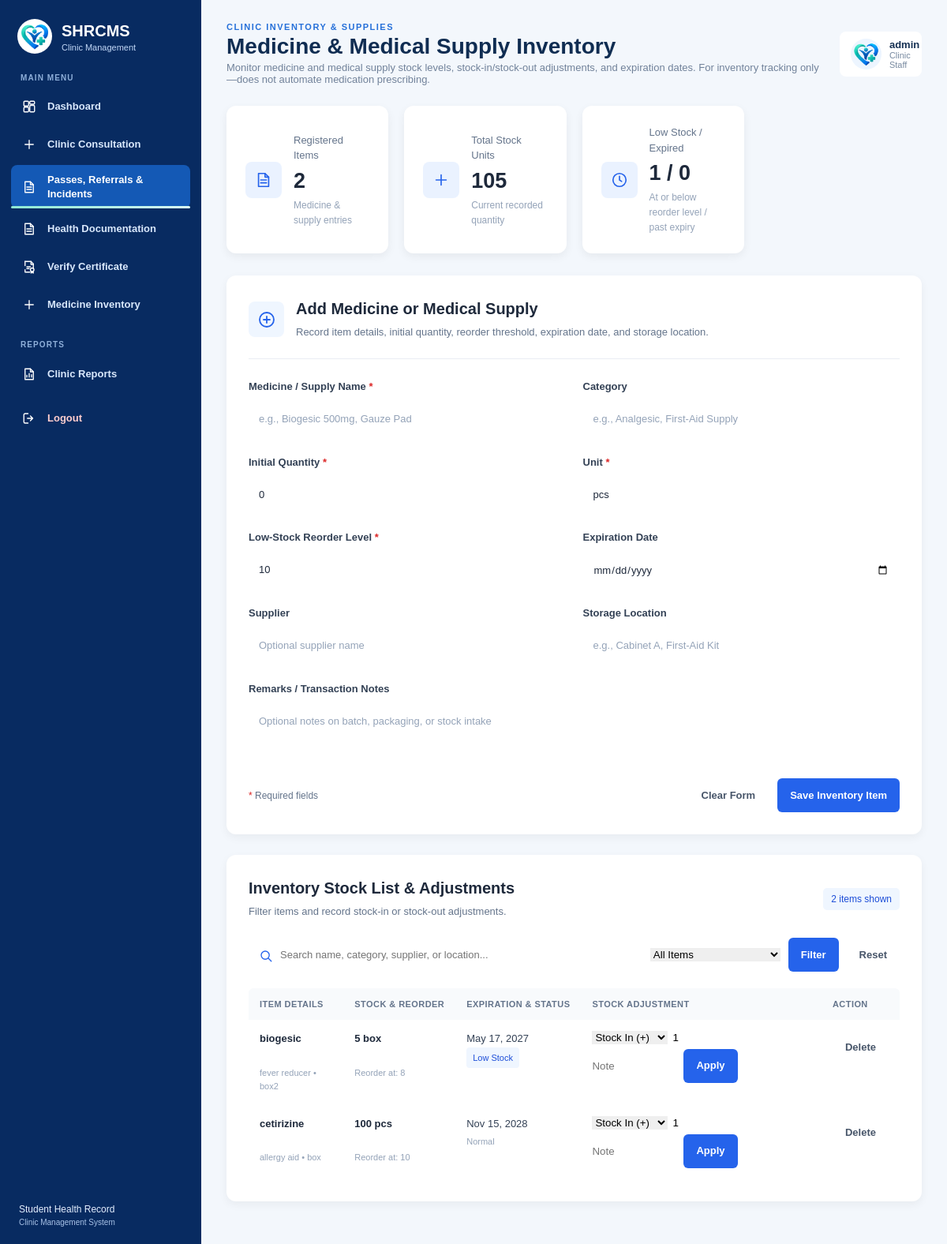
Page /php/Staff_Dashboard/medicine_inventory.php (signed in) on the committed database.
### tables this page shows
CREATE TABLE `medicine_inventory` (
  `id` int NOT NULL,
  `medicine_name` varchar(150) NOT NULL,
  `category` varchar(100) DEFAULT NULL,
  `quantity` int NOT NULL DEFAULT '0',
  `unit` varchar(50) NOT NULL DEFAULT 'pcs',
  `reorder_level` int NOT NULL DEFAULT '10',
  `expiration_date` date DEFAULT NULL,
  `supplier` varchar(150) DEFAULT NULL,
  `storage_location` varchar(150) DEFAULT NULL,
  `remarks` text,
  `created_at` timestamp NOT NULL DEFAULT CURRENT_TIMESTAMP,
  `updated_at` timestamp NOT NULL DEFAULT CURRENT_TIMESTAMP ON UPDATE CURRENT_TIMESTAMP
);

### php/Staff_Dashboard/medicine_inventory.php (the view, shortened to what this page needs)
<?php
require_once __DIR__ . '/../db.php';
$conn->set_charset('utf8mb4');
function e($value): string
{
    return htmlspecialchars((string)($value ?? ''), ENT_QUOTES, 'UTF-8');
}
$username = $_SESSION['admin_username'] ?? 'Clinic Staff';
$message = trim((string)($_GET['message'] ?? ''));
$search = trim((string)($_GET['search'] ?? ''));
$filterStatus = trim((string)($_GET['status'] ?? 'all'));
$stats = [
    'total_items' => 0,
    'total_units' => 0,
    'low_stock' => 0,
    'expired' => 0
];
$medicines = [];
try {
    $statRes = $conn->query(
        'SELECT
            COUNT(*) AS total_items,
            COALESCE(SUM(quantity), 0) AS total_units,
            COALESCE(SUM(CASE WHEN quantity <= reorder_level THEN 1 ELSE 0 END), 0) AS low_stock,
            COALESCE(SUM(CASE WHEN expiration_date IS NOT NULL AND expiration_date < CURDATE() THEN 1 ELSE 0 END), 0) AS expired
         FROM medicine_inventory'
    );
    $statRow = $statRes->fetch_assoc();
    $stats['total_items'] = (int)($statRow['total_items'] ?? 0);
    $stats['total_units'] = (int)($statRow['total_units'] ?? 0);
    $stats['low_stock'] = (int)($statRow['low_stock'] ?? 0);
    $stats['expired'] = (int)($statRow['expired'] ?? 0);
    $sql = 'SELECT * FROM medicine_inventory WHERE 1=1';
    $sql .= ' ORDER BY medicine_name ASC, id DESC';
    $stmt = $conn->prepare($sql);
    $stmt->execute();
    $result = $stmt->get_result();
    while ($row = $result->fetch_assoc()) {
        $medicines[] = $row;
    }
} catch (Throwable $ex) {
    error_log('Medicine load error: ' . $ex->getMessage());
    $message = $message ?: 'Unable to load medicine and supply inventory.';
    $messageType = 'error';
}
$todayStr = date('Y-m-d');
$soonLimitStr = date('Y-m-d', strtotime('+30 days'));
?>
<!DOCTYPE html>
<html lang="en">
<head>
    <link rel="stylesheet" href="../../css/style.css?v=20261114-icons">
    <link rel="stylesheet" href="../../css/staff-dashboard.css?v=20261115-staff-admin-alignment">
    <link rel="stylesheet" href="../../css/consultation.css?v=20261114-icons">
</head>
<body class="staff-dashboard-body">
    <aside class="staff-sidebar">
        <a href="staff_dashboard.php" class="staff-brand">
            <img src="../../image/logo2.png" alt="SHRCMS Logo">
            <div>
                <h2>SHRCMS</h2>
                <p>Clinic Management</p>
            </div>
        </a>
        <p class="sidebar-label">MAIN MENU</p>
        <nav class="staff-nav">
            <a href="staff_dashboard.php"><span><img class="ui-icon" src="../../image/icon-dashboard.svg" alt="" aria-hidden="true"></span> Dashboard</a>
            <a href="clinic_consultation.php"><span><img class="ui-icon" src="../../image/icon-medical.svg" alt="" aria-hidden="true"></span> Clinic Consultation</a>
            <a href="clinic_operations.php" class="active"><span><img class="ui-icon" src="../../image/icon-document.svg" alt="" aria-hidden="true"></span> Passes, Referrals &amp; Incidents</a>
            <a href="health_documentation.php"><span><img class="ui-icon" src="../../image/icon-document.svg" alt="" aria-hidden="true"></span> Health Documentation</a>
            <a href="scan_medical_certificate.php"><span><img class="ui-icon" src="../../image/icon-certificate.svg" alt="" aria-hidden="true"></span> Verify Certificate</a>
            <a href="medicine_inventory.php">
                <span><img class="ui-icon" src="../../image/icon-medical.svg" alt="" aria-hidden="true"></span> Medicine Inventory
            </a>
            <p class="sidebar-label">REPORTS</p>
            <a href="clinic_reports.php"><span><img class="ui-icon" src="../../image/icon-reports.svg" alt="" aria-hidden="true"></span> Clinic Reports</a>
            <a href="../logout.php" class="logout-link"><span><img class="ui-icon" src="../../image/icon-logout.svg" alt="" aria-hidden="true"></span> Logout</a>
        </nav>
        <div class="sidebar-bottom">
            <p>Student Health Record</p>
            <small>Clinic Management System</small>
        </div>
    </aside>
    <main class="staff-main">
        <header class="staff-header">
            <div>
                <p class="page-eyebrow">CLINIC INVENTORY &amp; SUPPLIES</p>
                <h1>Medicine &amp; Medical Supply Inventory</h1>
                <p class="header-subtitle">
                    Monitor medicine and medical supply stock levels, stock-in/stock-out adjustments, and expiration dates. For inventory tracking only—does not automate medication prescribing.
                </p>
            </div>
            <div class="staff-user">
                <img src="../../image/logo2.png" alt="Staff profile">
                <div>
                    <strong><?= e($username) ?></strong>
                    <span>Clinic Staff</span>
                </div>
            </div>
        </header>
        <section class="consultation-stats">
            <article class="consultation-stat">
                <span class="stat-icon"><img class="ui-icon" src="../../image/icon-document.svg" alt="" aria-hidden="true"></span>
                <div>
                    <p>Registered Items</p>
                    <h2><?= number_format($stats['total_items']) ?></h2>
                    <small>Medicine &amp; supply entries</small>
                </div>
            </article>
            <article class="consultation-stat">
                <span class="stat-icon"><img class="ui-icon" src="../../image/icon-medical.svg" alt="" aria-hidden="true"></span>
                <div>
                    <p>Total Stock Units</p>
                    <h2><?= number_format($stats['total_units']) ?></h2>
                    <small>Current recorded quantity</small>
                </div>
            </article>
            <article class="consultation-stat">
                <span class="stat-icon"><img class="ui-icon" src="../../image/icon-clock.svg" alt="" aria-hidden="true"></span>
                <div>
                    <p>Low Stock / Expired</p>
                    <h2><?= number_format($stats['low_stock']) ?> / <?= number_format($stats['expired']) ?></h2>
                    <small>At or below reorder level / past expiry</small>
                </div>
            </article>
        </section>
        <section class="consultation-panel">
            <div class="consultation-panel-heading">
                <div class="consultation-heading-icon"><img class="ui-icon" src="../../image/icon-add.svg" alt="" aria-hidden="true"></div>
                <div>
                    <h2>Add Medicine or Medical Supply</h2>
                    <p>Record item details, initial quantity, reorder threshold, expiration date, and storage location.</p>
                </div>
            </div>
            <div class="consultation-divider"></div>
            <form method="POST" action="medicine_inventory.php" class="consultation-form">
                <div class="consultation-form-grid">
                    <div class="consultation-field">
                        <label for="medicine_name">Medicine / Supply Name <span class="required">*</span></label>
                        <input type="text" id="medicine_name" name="medicine_name" maxlength="150" required placeholder="e.g., Biogesic 500mg, Gauze Pad">
                    </div>
                    <div class="consultation-field">
                        <label for="category">Category</label>
                        <input type="text" id="category" name="category" maxlength="100" placeholder="e.g., Analgesic, First-Aid Supply">
                    </div>
                    <div class="consultation-field">
                        <label for="quantity">Initial Quantity <span class="required">*</span></label>
                        <input type="number" id="quantity" name="quantity" min="0" value="0" required>
                    </div>
                    <div class="consultation-field">
                        <label for="unit">Unit <span class="required">*</span></label>
                        <input type="text" id="unit" name="unit" maxlength="50" value="pcs" required placeholder="pcs, box, bottle, pack">
                    </div>
                    <div class="consultation-field">
                        <label for="reorder_level">Low-Stock Reorder Level <span class="required">*</span></label>
                        <input type="number" id="reorder_level" name="reorder_level" min="0" value="10" required>
                    </div>
                    <div class="consultation-field">
                        <label for="expiration_date">Expiration Date</label>
                        <input type="date" id="expiration_date" name="expiration_date">
                    </div>
                    <div class="consultation-field">
                        <label for="supplier">Supplier</label>
                        <input type="text" id="supplier" name="supplier" maxlength="150" placeholder="Optional supplier name">
                    </div>
                    <div class="consultation-field">
                        <label for="storage_location">Storage Location</label>
                        <input type="text" id="storage_location" name="storage_location" maxlength="150" placeholder="e.g., Cabinet A, First-Aid Kit">
                    </div>
                    <div class="consultation-field full-width">
                        <label for="remarks">Remarks / Transaction Notes</label>
                        <input type="text" id="remarks" name="remarks" maxlength="2000" placeholder="Optional notes on batch, packaging, or stock intake">
                    </div>
                </div>
                <div class="consultation-form-footer">
                    <p><span class="required">*</span> Required fields</p>
                    <button type="reset" class="consultation-reset">Clear Form</button>
                    <button type="submit" class="consultation-submit">Save Inventory Item</button>
                </div>
            </form>
        </section>
        <section class="consultation-panel history-panel">
            <div class="consultation-panel-heading history-heading">
                <div>
                    <h2>Inventory Stock List &amp; Adjustments</h2>
                    <p>Filter items and record stock-in or stock-out adjustments.</p>
                </div>
                <span class="record-count"><?= count($medicines) ?> items shown</span>
            </div>
            <form method="GET" action="medicine_inventory.php" class="consultation-search-form">
                <div class="search-input-wrap">
                    <span><img class="ui-icon" src="../../image/icon-search.svg" alt="" aria-hidden="true"></span>
                    <input type="search" name="search" value="<?= e($search) ?>" placeholder="Search name, category, supplier, or location...">
                </div>
                <select name="status" aria-label="Filter by stock or expiration status">
                    <option value="all" <?= $filterStatus === 'all' ? 'selected' : '' ?>>All Items</option>
                </select>
                <button type="submit" class="consultation-search-button">Filter</button>
                <a href="medicine_inventory.php" class="consultation-reset-link">Reset</a>
            </form>
            <div class="consultation-table-wrap">
                <table class="consultation-table">
                    <thead>
                        <tr>
                            <th>Item Details</th>
                            <th>Stock &amp; Reorder</th>
                            <th>Expiration &amp; Status</th>
                            <th>Stock Adjustment</th>
                            <th>Action</th>
                        </tr>
                    </thead>
                    <tbody>
                        <?php if (empty($medicines)): ?>
                            <tr>
                                <td colspan="5" class="consultation-empty">
                                    <strong>No inventory items found</strong>
                                    <p>Add a new medicine or supply above or adjust your filter.</p>
                                </td>
                            </tr>
                        <?php else: ?>
                            <?php foreach ($medicines as $item): ?>
                                <?php
                                $qty = (int)$item['quantity'];
                                $reorder = (int)$item['reorder_level'];
                                $exp = $item['expiration_date'] ?? '';
                                $isExpired = ($exp !== '' && $exp < $todayStr);
                                $isExpiringSoon = (!$isExpired && $exp !== '' && $exp <= $soonLimitStr);
                                $isLowStock = ($qty <= $reorder);
                                ?>
                                <tr>
                                    <td>
                                        <strong><?= e($item['medicine_name']) ?></strong><br>
                                        <small class="student-number">
                                            <?= e($item['category'] ?: 'Uncategorized') ?>
                                            <?= !empty($item['storage_location']) ? ' • ' . e($item['storage_location']) : '' ?>
                                        </small>
                                    </td>
                                    <td>
                                        <strong><?= number_format($qty) ?> <?= e($item['unit'] ?: 'pcs') ?></strong><br>
                                        <small class="student-number">Reorder at: <?= number_format($reorder) ?></small>
                                    </td>
                                    <td>
                                        <div><?= $exp !== '' ? e(date('M d, Y', strtotime($exp))) : 'No expiry date' ?></div>
                                        <?php if ($isExpired): ?>
                                            <span class="reason-tag">Expired</span>
                                        <?php elseif ($isExpiringSoon): ?>
                                            <span class="reason-tag">Expiring Soon</span>
                                        <?php elseif ($isLowStock): ?>
                                            <span class="reason-tag">Low Stock</span>
                                        <?php else: ?>
                                            <small class="student-number">Normal</small>
                                        <?php endif; ?>
                                    </td>
                                    <td>
                                        <form method="POST" action="medicine_inventory.php" style="display:flex; flex-wrap:wrap; gap:6px; align-items:center;">
                                            <select name="movement" aria-label="Stock movement">
                                                <option value="in">Stock In (+)</option>
                                            </select>
                                            <input type="number" name="adjust_qty" min="1" value="1" style="width:70px;" aria-label="Adjustment quantity">
                                            <input type="text" name="note" maxlength="120" placeholder="Note" style="width:110px;" aria-label="Adjustment note">
                                            <button type="submit" class="consultation-search-button">Apply</button>
                                        </form>
                                    </td>
                                    <td>
                                        <form method="POST" action="medicine_inventory.php" onsubmit="return confirm('Remove this inventory item?');">
                                            <button type="submit" class="consultation-reset">Delete</button>
                                        </form>
                                    </td>
                                </tr>
                            <?php endforeach; ?>
                        <?php endif; ?>
                    </tbody>
                </table>
            </div>
        </section>
    </main>
</body>
</html>

### rows in the picture
medicine_inventory: medicine_name "biogesic", category "fever reducer", storage_location "box2", quantity "5", unit "box", reorder_level "8", expiration_date "May 17, 2027", shows "Low Stock"
medicine_inventory: medicine_name "cetirizine", category "allergy aid", storage_location "box", quantity "100", unit "pcs", reorder_level "10", expiration_date "Nov 15, 2028", shows "Normal"

### other values in the picture
$username "admin"
$stats['total_items'] "2"
$stats['total_units'] "105"
$stats['low_stock'] "1"
$stats['expired'] "0"
count($medicines) "2"
